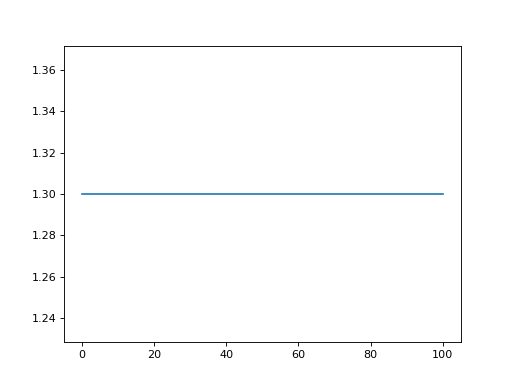

Reproduce this figure in Python.
import power1d

obj = power1d.geom.Constant(Q=101, amp=1.3)
obj.plot()
